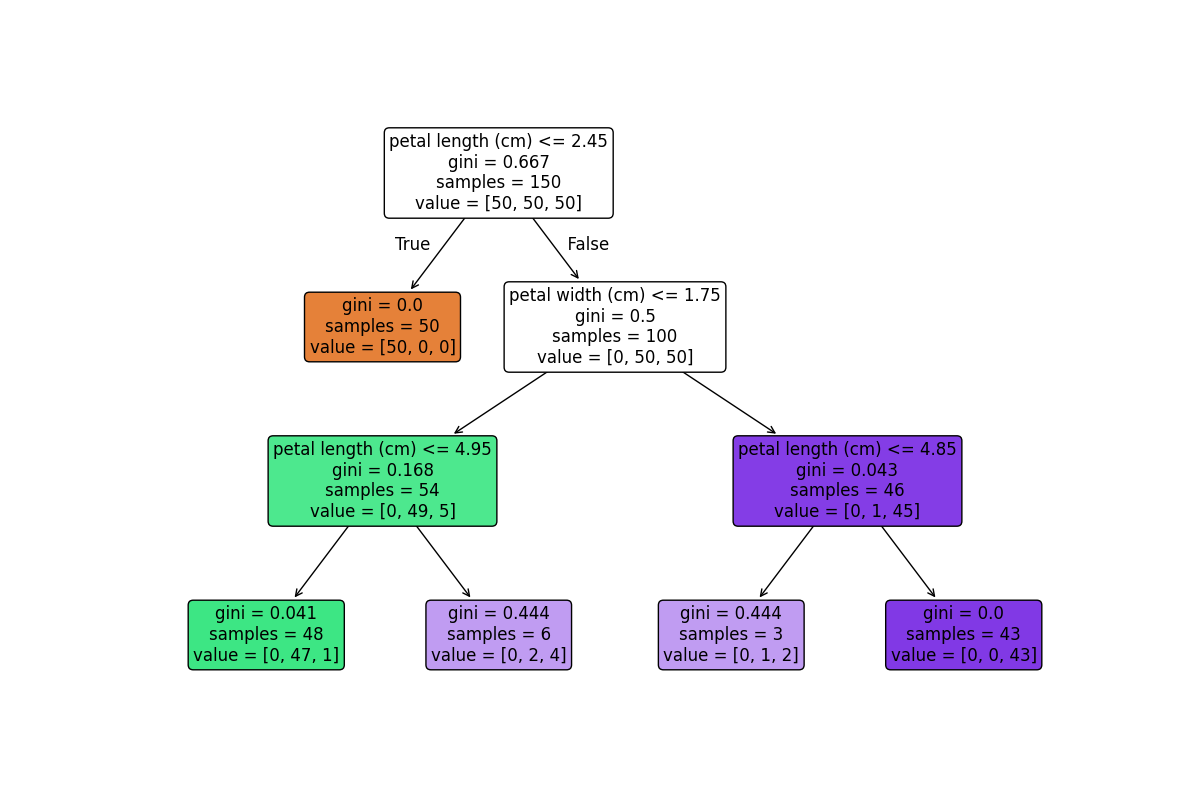

Source code (Python):
# Import necessary libraries
from sklearn.datasets import load_iris
from sklearn.tree import DecisionTreeClassifier, plot_tree
import matplotlib.pyplot as plt

# Load the Iris dataset
iris = load_iris()
X = iris.data  # Feature matrix
y = iris.target  # Target vector
feature_names = iris.feature_names
class_names = iris.target_names

# Initialize and train the decision tree classifier
clf = DecisionTreeClassifier(criterion='gini', max_depth=3, random_state=42)
clf.fit(X, y)

# Create a figure and axes
plt.figure(figsize=(12, 8))

# Plot the decision tree
plot_tree(clf,
          feature_names=feature_names,
        #   class_names=class_names,
          filled=True,
          rounded=True,
          impurity=True,
          fontsize=12)

# Display the plot
plt.savefig('tree.png')
